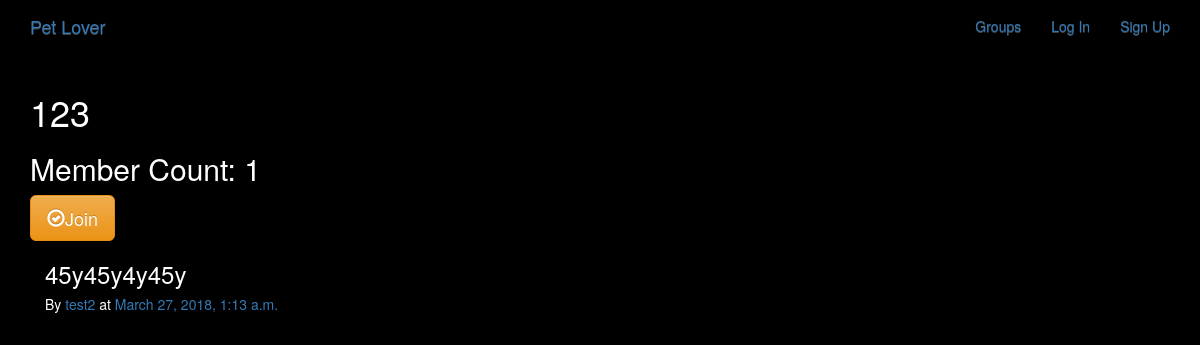
Screenshot of /groups/posts/in/123/ with the database file from the repository.
### groups/models.py (models this page shows, shortened)
class Group(models.Model):
    name = models.CharField(max_length=255,unique=True)
    slug = models.SlugField(allow_unicode=True,unique=True)
    description = models.TextField(blank=True,default='')
    description_html = models.TextField(editable=False,default='',blank=True)
    members = models.ManyToManyField(User,through='GroupMember')
    class Meta:
        ordering = ['name']

### posts/models.py (models this page shows, shortened)
class Post(models.Model):
    user = models.ForeignKey(User,related_name='posts',on_delete=models.CASCADE)
    created_at = models.DateTimeField(auto_now=True)
    message = models.TextField()
    message_html = models.TextField(editable=False)
    group = models.ForeignKey(Group,related_name='posts',on_delete=models.CASCADE,null=True,blank=True)
    class Meta:
        ordering = ['-created_at']
        unique_together = ['user','message']

### groups/views.py (the view)
# urls.py: re_path(r'posts/in/(?P<slug>[-\w]+)/$',views.SingleGroup.as_view(),name='single'),
class SingleGroup(generic.DetailView):
    model = Group

### groups/templates/groups/group_detail.html
{% extends 'groups/group_base.html' %}
{% block pregroup %}
<h1>{{group.name}}</h1>
<h2>Member Count: {{group.members.count}}</h2>
<div class="content">
  {% if user in group.members.all %}
  <a href="{% url 'groups:leave' slug=group.slug %}" class = 'btn btn-lg btn-fill btn-warning'><span class='glyphicon glyphicon-remove-circle'></span>Leave</a>
  {% else %}
  <a href="{% url 'groups:join' slug=group.slug %}" class = 'btn btn-lg btn-fill btn-warning'><span class='glyphicon glyphicon-ok-circle'></span>Join</a>
  {% endif %}
</div>
{% endblock %}
{% block group_content %}
<div class="col-md-8">
  {% if group.posts.count == 0 %}
  <h2>No posts in this group yet</h2>
  {% else %}
    {% for post in group.posts.all %}
      {% include 'posts/_post.html' %}
    {% endfor %}
  {% endif %}
</div>
{% endblock %}

### posts/templates/posts/_post.html (shortened to what this page needs)
<div class="post media">
    <h3>{{post.message_html|safe}}</h3>
    <div class="media-body">
      <h5 class='media-heading'>
        <span class='username'>
          By <a href="{% url 'posts:for_user' username=post.user.username %}">{{post.user.username}}</a>
        </span>
        <time class='time'>
          at <a href="{% url 'posts:single' username=post.user.username pk=post.pk %}}">{{post.created_at}}</a>
        </time>
      </h5>
    </div>
</div>

### static/PetLover/css/master.css (style rules this page uses)
body { margin: 0; overflow: hidden; background-color: black; color: white; }

### rows the page displays
Group: name "123", members.count "1"
Post: message_html "45y45y4y45y", user.username "test2", created_at "March 27, 2018, 1:13 a.m."
